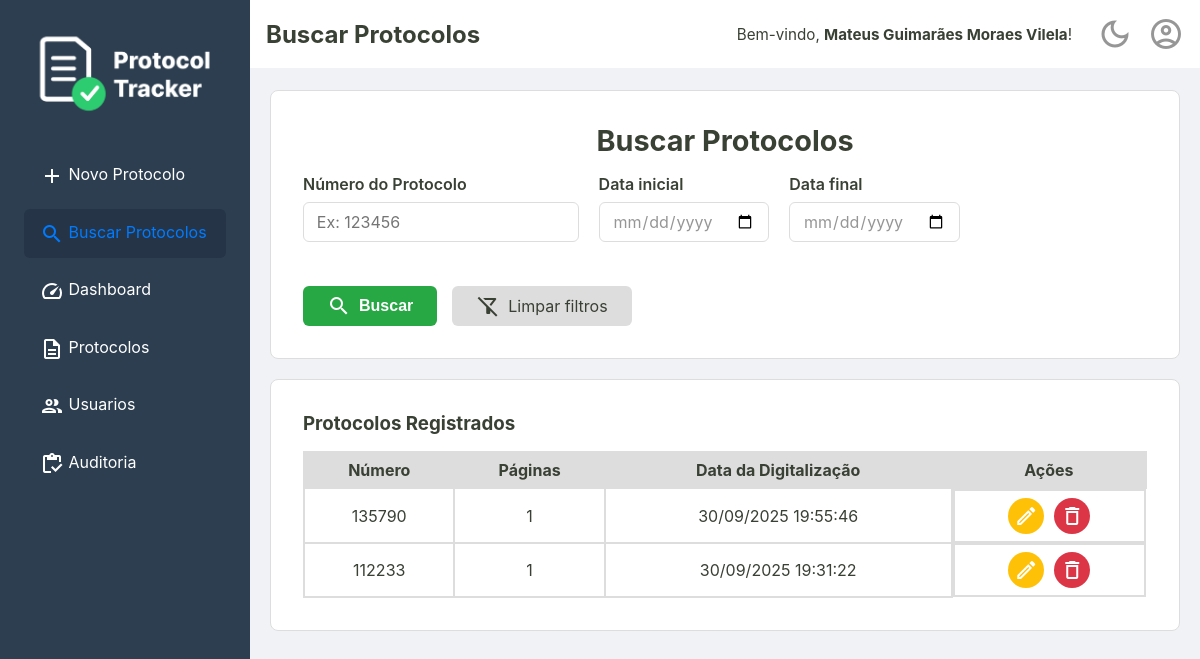
The app's page /busca (signed in), older data.
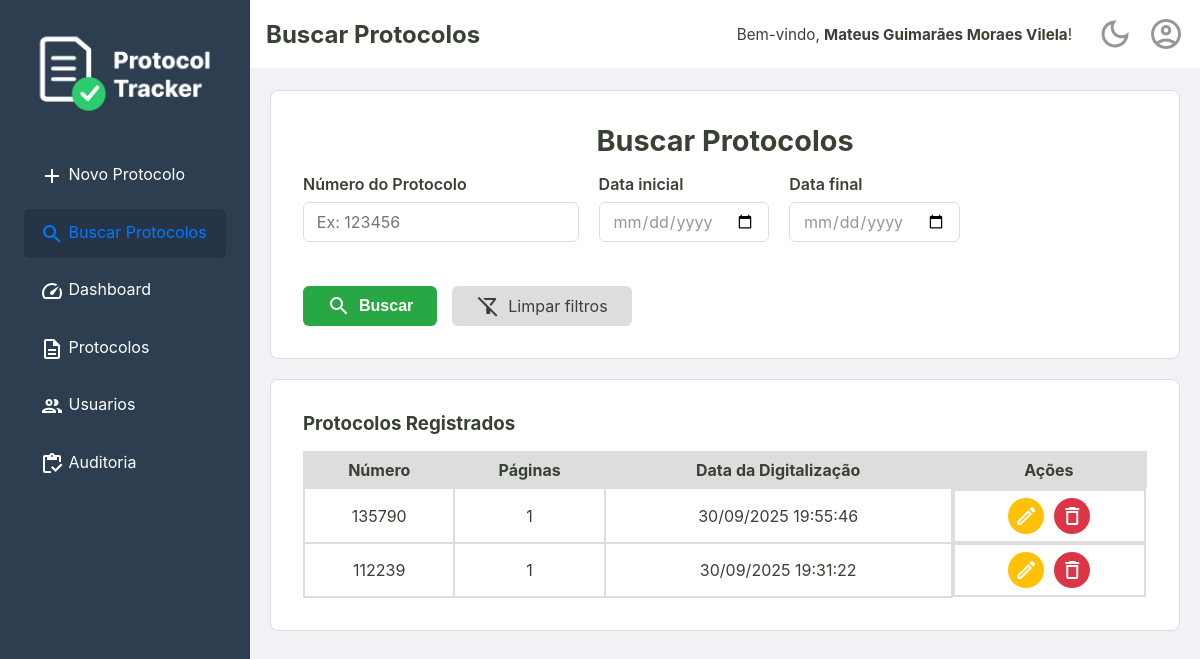
The same page, newer data.
### tables this page shows
CREATE TABLE protocolos (
    id TEXT PRIMARY KEY,
    id_usuario INTEGER NOT NULL,
    numero TEXT NOT NULL UNIQUE,
    quantidade_paginas INTEGER NOT NULL,
    observacoes TEXT,
    criado_em TEXT NOT NULL,
    alterado_em TEXT,
    deletado_em TEXT,
    FOREIGN KEY (id_usuario) REFERENCES usuarios (id)
  );

### src/Controller/WebController.php (called while the page is built, shortened)
<?php
class WebController
{
    private ?Usuario $usuarioLogado = null;
    private bool $isAdmin = false;
    public function __construct(
        private ProtocoloRepositoryInterface $repositorio,
        private DashboardService $dashboardService,
        private ProtocoloService $protocoloService,
        private UsuarioRepository $usuarioRepository
    ) {
        $id_usuario = $_SESSION['usuario_logado_id'] ?? null;
        if ($id_usuario) {
            $this->usuarioLogado = $this->usuarioRepository->buscaPorId($id_usuario);
        }
        if ($this->usuarioLogado && $this->usuarioLogado->permissao() === 'administrador') {
            $this->isAdmin = true;
        }
    }
    public function buscaProtocolo()
    {
        try {
            $numero = $_GET['numero'] ?? null;
            $dataInicio = !empty($_GET['data_inicio']) ? new DateTimeImmutable($_GET['data_inicio'] . ' 00:00:00') : null;
            $dataFim = !empty($_GET['data_fim']) ? new DateTimeImmutable($_GET['data_fim'] . ' 23:59:59') : null;
            $id_usuario = $this->usuarioLogado?->id();
            if ($this->isAdmin) {
                $id_usuario = null;
            }
            $listaDeProtocolos = $this->repositorio->search($id_usuario, $numero, $dataInicio, $dataFim);
            require __DIR__ . '/../../templates/busca.php';
        } catch (Exception $e) {
            $erro = $e->getMessage();
            $tituloDaPagina = "Buscar Protocolos";
            $usuarioLogado = $this->usuarioLogado;
            $isAdmin = $this->isAdmin;
            require __DIR__ . '/../../templates/busca.php';
        }
    }
}

### src/Repository/ProtocoloRepositorySql.php (called while the page is built, shortened)
<?php
final class ProtocoloRepositorySql implements ProtocoloRepositoryInterface
{
    private PDO $connection;
    public function __construct(PDO $connection)
    {
        $this->connection = $connection;
    }
    public function search(?int $id_usuario = null, ?string $numero = null, ?DateTimeImmutable $dataInicio = null, ?DateTimeImmutable $dataFim = null): array
    {
        $sqlConditions = [];
        $parametros = [];
        $sqlConditions[] = 'deletado_em IS NULL';
        $sqlQuery = 'SELECT * FROM protocolos WHERE ' . implode(' AND ', $sqlConditions) . ' ORDER BY criado_em DESC;';
        $stmt = $this->connection->prepare($sqlQuery);
        $stmt->execute($parametros);
        return $this->hidrataListaDeProtocolos($stmt);
    }
    private function hidrataListaDeProtocolos(PDOStatement $stmt): array
    {
        $listaDeProtocolos = [];
        while($protocoloDados = $stmt->fetch()){
            $listaDeProtocolos[] = Protocolo::fromArray($protocoloDados);
        }
        return $listaDeProtocolos;
    }
}

### src/Model/Protocolo.php (called while the page is built, shortened)
<?php
class Protocolo {
    public function id(): string {
        return $this->id;
    }
    public function numero(): string {
        return $this->numero;
    }
    public function paginas(): int {
        return $this->quantidade_paginas;
    }
    public function data(): DateTimeImmutable {
        return $this->criado_em;
    }
    public static function fromArray(array $dados): self
    {
        try {
            $criado_em = new DateTimeImmutable($dados['criado_em']);
            $alterado_em = isset($dados['alterado_em']) ? new DateTimeImmutable($dados['alterado_em']) : null;
            $deletado_em = isset($dados['deletado_em']) ? new DateTimeImmutable($dados['deletado_em']) : null;
        } catch (Exception $e) {
            throw new Exception("Falha ao criar data");
        }
        return new self(
            $dados['id'],
            $dados['id_usuario'],
            $dados['numero'],
            $dados['quantidade_paginas'],
            $criado_em,
            $dados['observacoes'] ?? null,
            $alterado_em,
            $deletado_em
        );
    }
}

### templates/_partials/_listaProtocolos.php (the view, shortened to what the changed rows need)
<section class="listagem-container">
    <table id="tabela-protocolos" class="protocolos-table">
        <thead>
            <tr>
                <th>Número</th>
                <th>Páginas</th>
                <th>Data da Digitalização</th>
                <th class="acoes-header">Ações</th>
            </tr>
        </thead>
        <tbody>
            <?php foreach ($listaDeProtocolos as $protocolo): ?>
                <tr>
                    <td><?= htmlspecialchars($protocolo->numero()) ?></td>
                    <td><?= htmlspecialchars($protocolo->paginas()) ?></td>
                    <td><?= $protocolo->data()->format('d/m/Y H:i:s') ?></td>
                    <td class="acoes-cell">
                        <a href="/editar?id=<?= htmlspecialchars($protocolo->id()) ?>" class="btn-acao btn-editar" title="Editar">
                            <span class="material-icons-outlined">edit</span>
                        </a>
                        <form action="/excluir" method="post" onsubmit="return confirm('Tem certeza que deseja excluir este protocolo?');">
                            <button type="submit" class="btn-acao btn-excluir" title="Excluir">
                                <span class="material-icons-outlined">delete</span>
                            </button>
                        </form>
                    </td>
                </tr>
            <?php endforeach; ?>
        </tbody>
    </table>
</section>

Row changes from the older to the newer data that the page shows:
changed protocolos (number 2 of 2 on the later page): numero "112233" → "112239"
